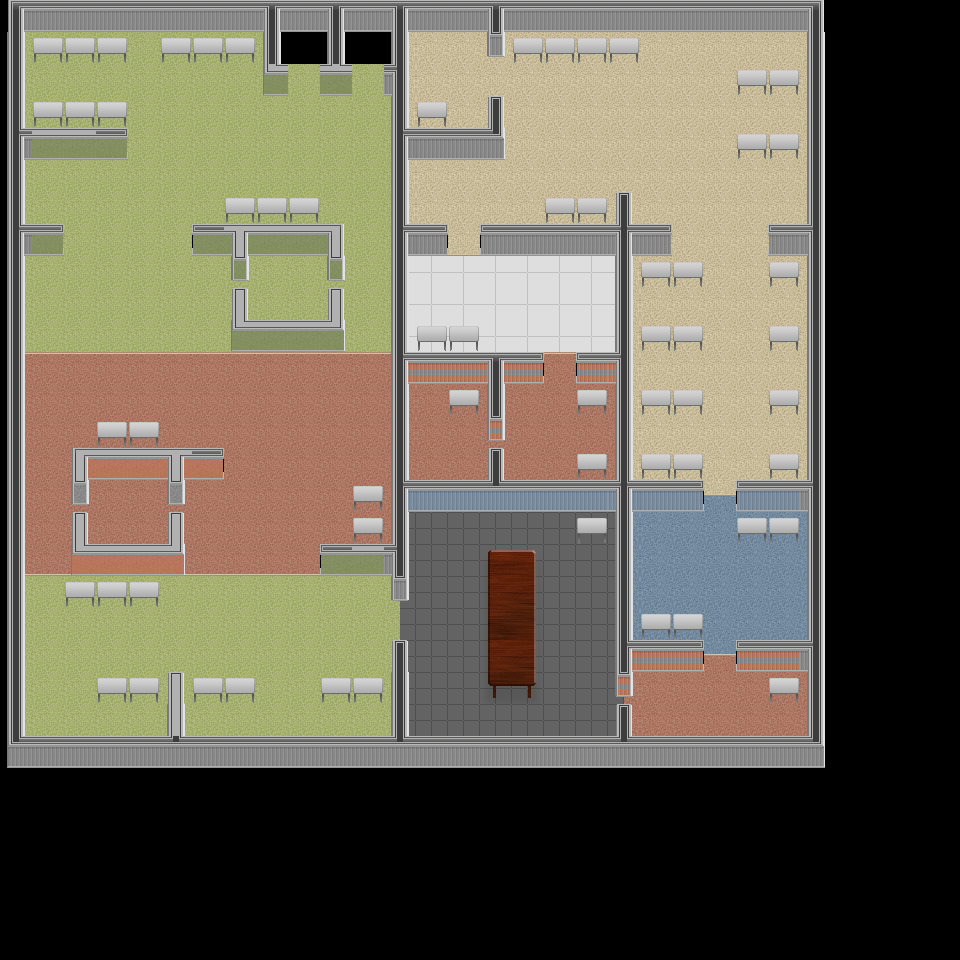

A 2D game scene composited from a Tiled map and its tileset images. What follows is a short description and the map's XML, with each tile layer's data collapsed to a summary:
An orthogonal 30x30 tile map with 32x32 px tiles, 5 tile layers (Layer0, Layer1, Carpet Trims, Walls, ...), 1 hidden layer not drawn, 5 tilesets and 106 objects (51x chair, 29x computer, 10x watercooler, 9x vender, 2x chairchair, ...).

<map version="1.0" orientation="orthogonal" width="30" height="30" tilewidth="32" tileheight="32">
 <tileset firstgid="1" name="COLLIDERS" tilewidth="32" tileheight="32">
  <image source="art/COLLIDERS.png" width="160" height="32" />
  <tile id="0">
   <properties>
    <property name="type" value="solid" />
   </properties>
  </tile>
 </tileset>
 <tileset firstgid="6" name="EFFECTS_TILESET" tilewidth="32" tileheight="32">
  <image source="art/EFFECTS_TILESET.png" width="256" height="256" />
 </tileset>
 <tileset firstgid="70" name="MOB_TILESET" tilewidth="32" tileheight="32">
  <image source="art/MOB_TILESET.png" width="384" height="512" />
 </tileset>
 <tileset firstgid="262" name="TURF_TILESET" tilewidth="32" tileheight="32">
  <image source="art/TURF_TILESET.png" width="512" height="512" />
 </tileset>
 <tileset firstgid="518" name="OBJ_TILESET" tilewidth="32" tileheight="32">
  <image source="art/OBJ_TILESET.png" width="256" height="256" />
 </tileset>
 <layer name="Layer0" width="30" height="30">
  <data>[900 cells, 715 non-empty, 19 distinct tile ids]</data>
 </layer>
 <layer name="Layer1" width="30" height="30">
  <data>[900 cells, 131 non-empty, 11 distinct tile ids]</data>
 </layer>
 <layer name="Carpet Trims" width="30" height="30">
  <data>[900 cells, 27 non-empty, 4 distinct tile ids]</data>
 </layer>
 <layer name="Walls" width="30" height="30">
  <data>[900 cells, 213 non-empty, 58 distinct tile ids]</data>
 </layer>
 <objectgroup name="Chairs" width="30" height="30">
  <object name="chair" gid="131" x="404" y="412" />
  <object name="chairchair" gid="140" x="573" y="470" />
  <object x="603" y="418" />
  <object name="chairchair" gid="147" x="581" y="437" />
  <object name="chair" gid="122" x="521" y="604" />
  <object name="chair" gid="124" x="521" y="632" />
  <object name="chair" gid="124" x="521" y="681" />
  <object name="chair" gid="125" x="521" y="647" />
  <object name="chair" gid="119" x="472" y="591" />
  <object name="chair" gid="118" x="471" y="639" />
  <object name="chair" gid="128" x="475" y="565" />
  <object name="chair" gid="129" x="472" y="618" />
  <object name="chair" gid="121" x="470" y="676" />
  <object name="chair" gid="120" x="470" y="706" />
  <object name="chair" gid="126" x="518" y="569" />
  <object name="chair" gid="146" x="126" y="625" />
  <object name="chair" gid="144" x="79" y="623" />
  <object name="chair" gid="142" x="82" y="719" />
  <object name="chair" gid="144" x="219" y="719" />
  <object name="chair" gid="147" x="192" y="719" />
  <object name="chair" gid="147" x="356" y="717" />
  <object name="chair" gid="132" x="351" y="526" />
  <object name="chair" gid="130" x="335" y="538" />
  <object name="chair" gid="136" x="142" y="439" />
  <object name="chair" gid="138" x="98" y="436" />
  <object name="chair" gid="150" x="300" y="210" />
  <object name="chair" gid="152" x="250" y="211" />
  <object name="chair" gid="143" x="210" y="214" />
  <object name="chair" gid="145" x="219" y="78" />
  <object name="chair" gid="147" x="161" y="76" />
  <object name="chair" gid="147" x="97" y="79" />
  <object name="chair" gid="148" x="122" y="70" />
  <object name="chair" gid="136" x="522" y="664" />
  <object name="chair" gid="140" x="496" y="565" />
  <object name="chair" gid="146" x="575" y="557" />
  <object name="chair" gid="122" x="737" y="561" />
  <object name="chair" gid="122" x="766" y="560" />
  <object gid="122" x="778" y="631" />
  <object name="chair" gid="124" x="782" y="642" />
  <object name="chair" gid="126" x="763" y="642" />
  <object name="chair" gid="126" x="678" y="625" />
  <object name="chair" gid="128" x="642" y="624" />
  <object name="chair" gid="133" x="665" y="427" />
  <object name="chair" gid="135" x="642" y="294" />
  <object name="chair" gid="135" x="769" y="431" />
  <object name="chair" gid="136" x="682" y="470" />
  <object name="chair" gid="134" x="607" y="77" />
  <object name="chair" gid="134" x="542" y="78" />
  <object name="chair" gid="136" x="782" y="116" />
  <object name="chair" gid="138" x="729" y="84" />
  <object name="chair" gid="139" x="751" y="147" />
  <object name="chair" gid="140" x="737" y="180" />
  <object name="chair" gid="122" x="778" y="630" />
  <object name="chair" gid="134" x="670" y="363">
   <properties>
    <property name="evil" value="true" />
   </properties>
  </object>
  <object name="chair" gid="134" x="767" y="363">
   <properties>
    <property name="evil" value="true" />
   </properties>
  </object>
 </objectgroup>
 <layer name="Doodads" width="30" height="30">
  <data>[900 cells, 69 non-empty, 9 distinct tile ids]</data>
 </layer>
 <objectgroup name="Coolers/Venders/Puters" width="30" height="30">
  <object name="computer" gid="535" x="448" y="416" />
  <object name="computer" gid="534" x="577" y="415">
   <properties>
    <property name="evil" value="true" />
   </properties>
  </object>
  <object name="computer" gid="534" x="542" y="63" />
  <object name="computer" gid="534" x="609" y="64" />
  <object name="computer" gid="534" x="736" y="158" />
  <object name="computer" gid="534" x="767" y="95" />
  <object name="computer" gid="534" x="641" y="286" />
  <object name="computer" gid="534" x="766" y="352" />
  <object name="computer" gid="534" x="670" y="351" />
  <object name="computer" gid="534" x="671" y="416" />
  <object name="computer" gid="534" x="767" y="417" />
  <object name="computer" gid="534" x="673" y="481" />
  <object name="computer" gid="534" x="735" y="545" />
  <object name="computer" gid="534" x="669" y="640" />
  <object name="computer" gid="534" x="574" y="546" />
  <object name="computer" gid="534" x="351" y="509" />
  <object name="computer" gid="534" x="126" y="608" />
  <object name="computer" gid="534" x="62" y="609" />
  <object name="computer" gid="534" x="225" y="703" />
  <object name="computer" gid="534" x="353" y="705" />
  <object name="computer" gid="534" x="97" y="704" />
  <object name="computer" gid="534" x="223" y="223" />
  <object name="computer" gid="534" x="289" y="224" />
  <object name="computer" gid="534" x="223" y="65" />
  <object name="computer" gid="534" x="158" y="66" />
  <object name="computer" gid="534" x="96" y="66" />
  <object name="computer" gid="534" x="97" y="130" />
  <object name="computer" gid="534" x="415" y="127" />
  <object name="vender" gid="166" x="779" y="609" />
  <object name="vender" gid="166" x="627" y="526" />
  <object name="vender" gid="166" x="317" y="587" />
  <object name="vender" gid="166" x="251" y="365" />
  <object name="vender" gid="166" x="274" y="365" />
  <object name="vender" gid="167" x="297" y="365" />
  <object name="vender" gid="167" x="318" y="106" />
  <object gid="167" x="181" y="492" />
  <object name="vender" gid="167" x="59" y="170" />
  <object name="watercooler" gid="162" x="225" y="363" />
  <object name="watercooler" gid="157" x="215" y="482" />
  <object name="watercooler" gid="157" x="177" y="578" />
  <object name="watercooler" gid="161" x="168" y="258" />
  <object name="watercooler" gid="163" x="258" y="105" />
  <object name="watercooler" gid="163" x="477" y="267" />
  <object name="watercooler" gid="163" x="493" y="267" />
  <object name="watercooler" gid="156" x="663" y="257" />
  <object name="watercooler" gid="158" x="714" y="159">
   <properties>
    <property name="evil" value="true" />
   </properties>
  </object>
  <object name="watercooler" gid="156" x="495" y="142" />
  <object name="computer" gid="535" x="766" y="706" />
  </objectgroup>
 <layer name="collision" width="30" height="30" visible="0" opacity="0.39">
  <data>[900 cells, 270 non-empty, 1 distinct tile ids]</data>
 </layer>
 <objectgroup name="Enemies" width="30" height="30" />
 <objectgroup name="Player" width="30" height="30">
  <!-- 2 objects omitted --></objectgroup>
</map>
<!-- 3 of 106 objects omitted -->
